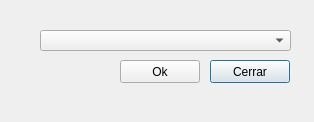
<?xml version="1.0" encoding="UTF-8"?>
<ui version="4.0">
 <class>PreferenciaDialog</class>
 <widget class="QDialog" name="PreferenciaDialog">
  <property name="geometry">
   <rect>
    <x>0</x>
    <y>0</y>
    <width>314</width>
    <height>122</height>
   </rect>
  </property>
  <property name="minimumSize">
   <size>
    <width>314</width>
    <height>122</height>
   </size>
  </property>
  <property name="maximumSize">
   <size>
    <width>314</width>
    <height>122</height>
   </size>
  </property>
  <property name="windowTitle">
   <string>Preferencias</string>
  </property>
  <property name="sizeGripEnabled">
   <bool>false</bool>
  </property>
  <property name="modal">
   <bool>true</bool>
  </property>
  <widget class="QComboBox" name="comboBox">
   <property name="geometry">
    <rect>
     <x>40</x>
     <y>30</y>
     <width>251</width>
     <height>21</height>
    </rect>
   </property>
  </widget>
  <widget class="QPushButton" name="pushCerrar">
   <property name="geometry">
    <rect>
     <x>210</x>
     <y>60</y>
     <width>80</width>
     <height>23</height>
    </rect>
   </property>
   <property name="text">
    <string>Cerrar</string>
   </property>
  </widget>
  <widget class="QPushButton" name="pushOk">
   <property name="geometry">
    <rect>
     <x>120</x>
     <y>60</y>
     <width>80</width>
     <height>23</height>
    </rect>
   </property>
   <property name="text">
    <string>Ok</string>
   </property>
  </widget>
 </widget>
 <resources/>
 <connections/>
</ui>
